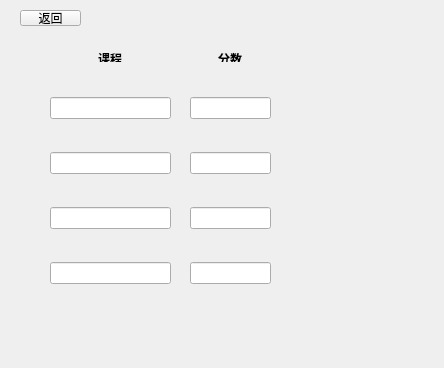
<?xml version="1.0" encoding="UTF-8"?>
<ui version="4.0">
 <class>ConsultScore</class>
 <widget class="QWidget" name="ConsultScore">
  <property name="geometry">
   <rect>
    <x>0</x>
    <y>0</y>
    <width>444</width>
    <height>368</height>
   </rect>
  </property>
  <property name="windowTitle">
   <string>课程得分</string>
  </property>
  <widget class="QPushButton" name="Return">
   <property name="geometry">
    <rect>
     <x>20</x>
     <y>10</y>
     <width>61</width>
     <height>16</height>
    </rect>
   </property>
   <property name="text">
    <string>返回</string>
   </property>
  </widget>
  <widget class="QLabel" name="label">
   <property name="geometry">
    <rect>
     <x>90</x>
     <y>50</y>
     <width>40</width>
     <height>12</height>
    </rect>
   </property>
   <property name="text">
    <string>&lt;html&gt;&lt;head/&gt;&lt;body&gt;&lt;p align=&quot;center&quot;&gt;&lt;span style=&quot; font-weight:700;&quot;&gt;课程&lt;/span&gt;&lt;/p&gt;&lt;/body&gt;&lt;/html&gt;</string>
   </property>
  </widget>
  <widget class="QLabel" name="label_2">
   <property name="geometry">
    <rect>
     <x>210</x>
     <y>50</y>
     <width>40</width>
     <height>12</height>
    </rect>
   </property>
   <property name="text">
    <string>&lt;html&gt;&lt;head/&gt;&lt;body&gt;&lt;p align=&quot;center&quot;&gt;&lt;span style=&quot; font-weight:700;&quot;&gt;分数&lt;/span&gt;&lt;/p&gt;&lt;/body&gt;&lt;/html&gt;</string>
   </property>
  </widget>
  <widget class="QWidget" name="layoutWidget">
   <property name="geometry">
    <rect>
     <x>50</x>
     <y>70</y>
     <width>121</width>
     <height>241</height>
    </rect>
   </property>
   <layout class="QVBoxLayout" name="verticalLayout">
    <item>
     <widget class="QLineEdit" name="course1"/>
    </item>
    <item>
     <widget class="QLineEdit" name="course2"/>
    </item>
    <item>
     <widget class="QLineEdit" name="course3"/>
    </item>
    <item>
     <widget class="QLineEdit" name="course4"/>
    </item>
   </layout>
  </widget>
  <widget class="QWidget" name="layoutWidget">
   <property name="geometry">
    <rect>
     <x>190</x>
     <y>70</y>
     <width>81</width>
     <height>241</height>
    </rect>
   </property>
   <layout class="QVBoxLayout" name="verticalLayout_2">
    <item>
     <widget class="QLineEdit" name="score1"/>
    </item>
    <item>
     <widget class="QLineEdit" name="score2"/>
    </item>
    <item>
     <widget class="QLineEdit" name="score3"/>
    </item>
    <item>
     <widget class="QLineEdit" name="score4"/>
    </item>
   </layout>
  </widget>
 </widget>
 <resources/>
 <connections/>
</ui>
